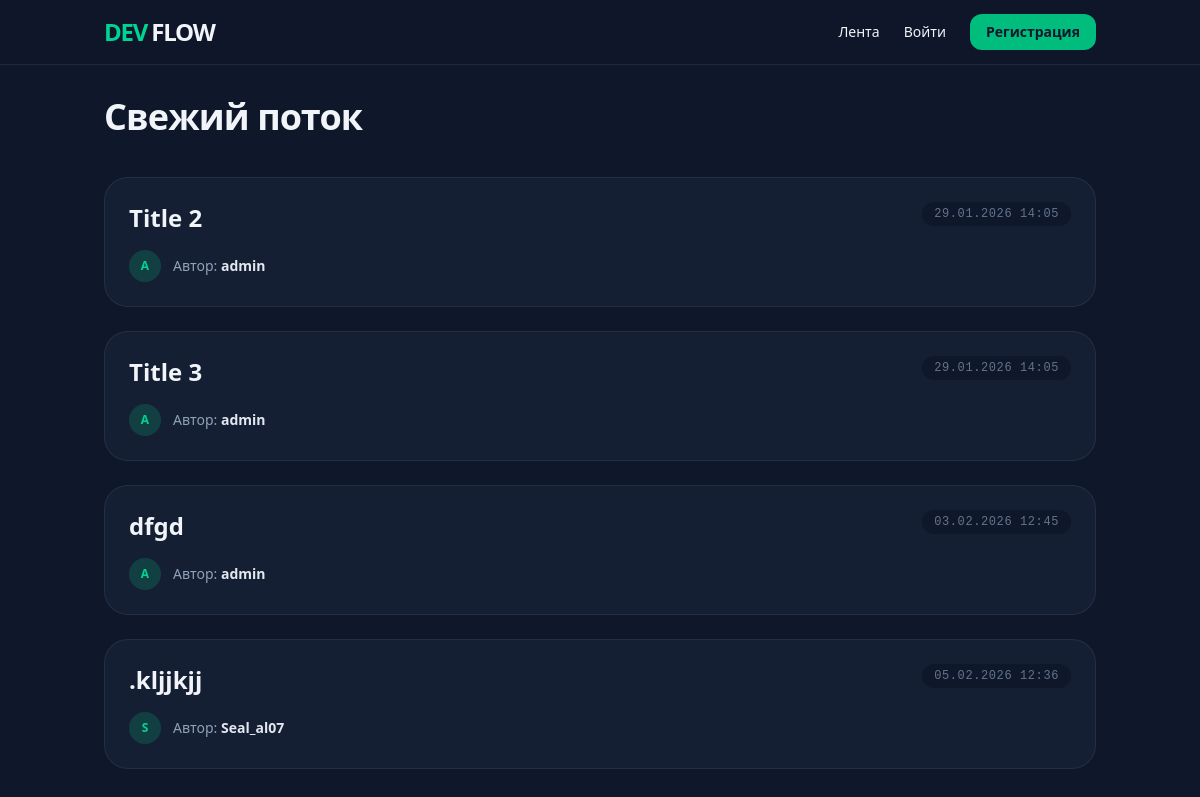
The app's page /, older data.
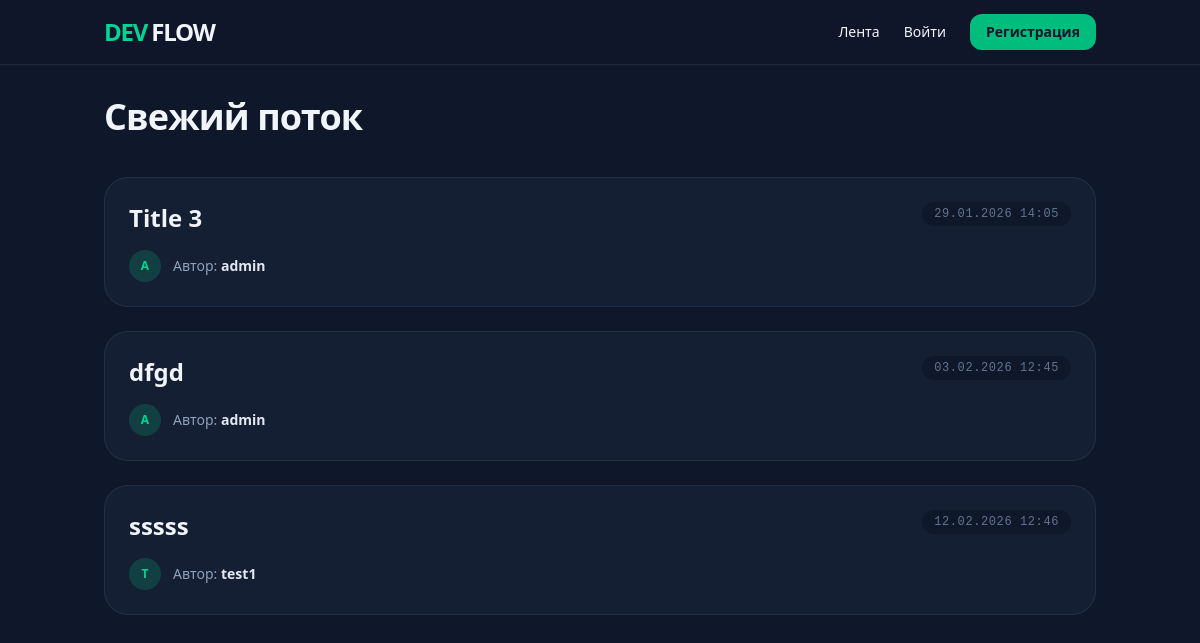
The same page, newer data.
### post/models.py (models this page shows, shortened)
class Post(models.Model):
    title = models.CharField(max_length=100)
    content = models.TextField()
    created_at = models.DateTimeField(auto_now_add=True)
    author = models.ForeignKey(User, on_delete=models.CASCADE)

### post/views.py (the view)
# urls.py: path('', views.post_list, name='post_list'),
def post_list(request):
    posts = Post.objects.all()
    return render(request, 'post/post_list.html', {'posts': posts})

### post/templatetags/post_extras.py (called while the page is built, shortened)
@register.filter
def smart_time(value):
    if not value:
        return ""
    now = timezone.now()
    diff = now - value
    if value.date() == now.date():
        return f'Сегодня в {value.strftime("%H:%M")}'
    if value.date() == now.date() - timedelta(days=1):
        return f'Вчера в {value.strftime("%H:%M")}'
    return f'{value.strftime("%d.%m.%Y %H:%M")}'

### post/templates/post/post_list.html (shortened to what this page needs)
{% extends 'base.html' %}
{% load post_extras %}
{% block content %}
<div class="flex justify-between items-center mb-10">
    <h1 class="text-4xl font-extrabold tracking-tight">Свежий поток</h1>
</div>
<div class="grid gap-6">
    {% for post in posts %}
    <article class="group bg-slate-800/50 border border-slate-700/50 p-6 rounded-3xl hover:border-emerald-500/50 transition-all hover:shadow-2xl hover:shadow-emerald-500/5">
        <div class="flex justify-between items-start mb-4">
            <a href="{% url 'post_details' post.id %}" class="text-2xl font-bold group-hover:text-emerald-400 transition-colors">
                {{ post.title }}
            </a>
            <span class="text-xs font-mono text-slate-500 bg-slate-900 px-3 py-1 rounded-full uppercase tracking-wider">
                {{ post.created_at|smart_time }}
            </span>
        </div>
        <div class="flex items-center gap-3">
            <div class="w-8 h-8 rounded-full bg-emerald-500/20 flex items-center justify-center text-emerald-400 font-bold text-xs">
                {{ post.author.username|slice:":1"|upper }}
            </div>
            <h4 class="text-slate-400 text-sm">Автор: <span class="text-slate-200 font-semibold">{{ post.author }}</span></h4>
        </div>
    </article>
    {% empty %}
    <div class="text-center py-20 bg-slate-800/20 rounded-3xl border-2 border-dashed border-slate-700">
        <p class="text-slate-500">Здесь пока пусто. Станьте первым, кто создаст пост!</p>
    </div>
    {% endfor %}
</div>
{% endblock %}

### templates/base.html (shortened to what this page needs)
<!DOCTYPE html>
<html lang="ru">
<head>
    {% load static %}
    <script src="https://cdn.jsdelivr.net/npm/@tailwindcss/browser@4"></script>
</head>
<body class="bg-slate-900 text-slate-100 min-h-screen font-sans selection:bg-emerald-500/30">
    <nav class="sticky top-0 z-50 border-b border-slate-800 bg-slate-900/80 backdrop-blur-md">
        <div class="max-w-5xl mx-auto px-4 h-16 flex items-center justify-between">
            <a href="{% url 'post_list' %}" class="text-2xl font-black tracking-tighter text-emerald-400 hover:scale-105 transition-transform">
                DEV<span class="text-slate-100 ml-1">FLOW</span>
            </a>
            <div class="flex items-center gap-6 text-sm font-medium">
                <a href="{% url 'post_list' %}" class="hover:text-emerald-400 transition-colors">Лента</a>
                {% if user.is_authenticated %}
                    <a href="{% url 'profile' %}" class="hover:text-emerald-400 transition-colors">Профиль</a>
                    <form method="post" action="{% url 'logout' %}" class="inline">
                        {% csrf_token %}
                        <button type="submit" class="bg-slate-800 hover:bg-rose-500/20 hover:text-rose-400 px-4 py-2 rounded-xl transition-all cursor-pointer">
                            Выйти
                        </button>
                    </form>
                {% else %}
                    <a href="{% url 'login' %}" class="hover:text-emerald-400 transition-colors">Войти</a>
                    <a href="{% url 'register' %}" class="bg-emerald-500 hover:bg-emerald-400 text-slate-900 px-4 py-2 rounded-xl transition-all font-bold">
                        Регистрация
                    </a>
                {% endif %}
            </div>
        </div>
    </nav>
    <main class="max-w-5xl mx-auto px-4 py-8">
        {% block content %}{% endblock %}
    </main>
</body>
</html>

Row changes from the older to the newer data that the page shows:
removed Post: title "Title 2", created_at|smart_time "29.01.2026 14:05", author.username "A", author "admin"
removed Post: title ".kljjkjj", created_at|smart_time "05.02.2026 12:36", author.username "S", author "Seal_al07"
added Post: title "sssss", created_at|smart_time "12.02.2026 12:46", author.username "T", author "test1"
